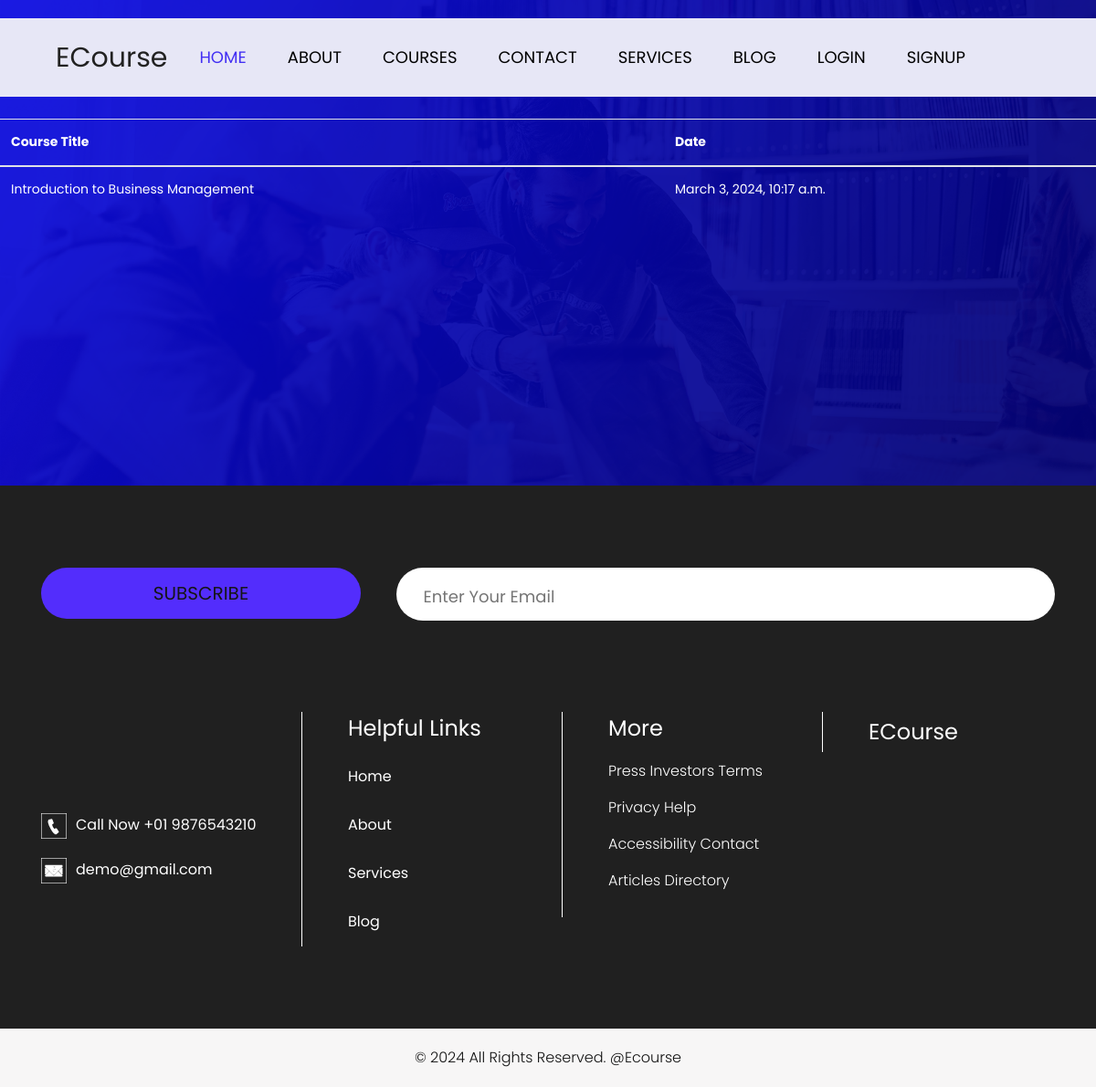
The page /user/profile/ on the database as committed earlier.
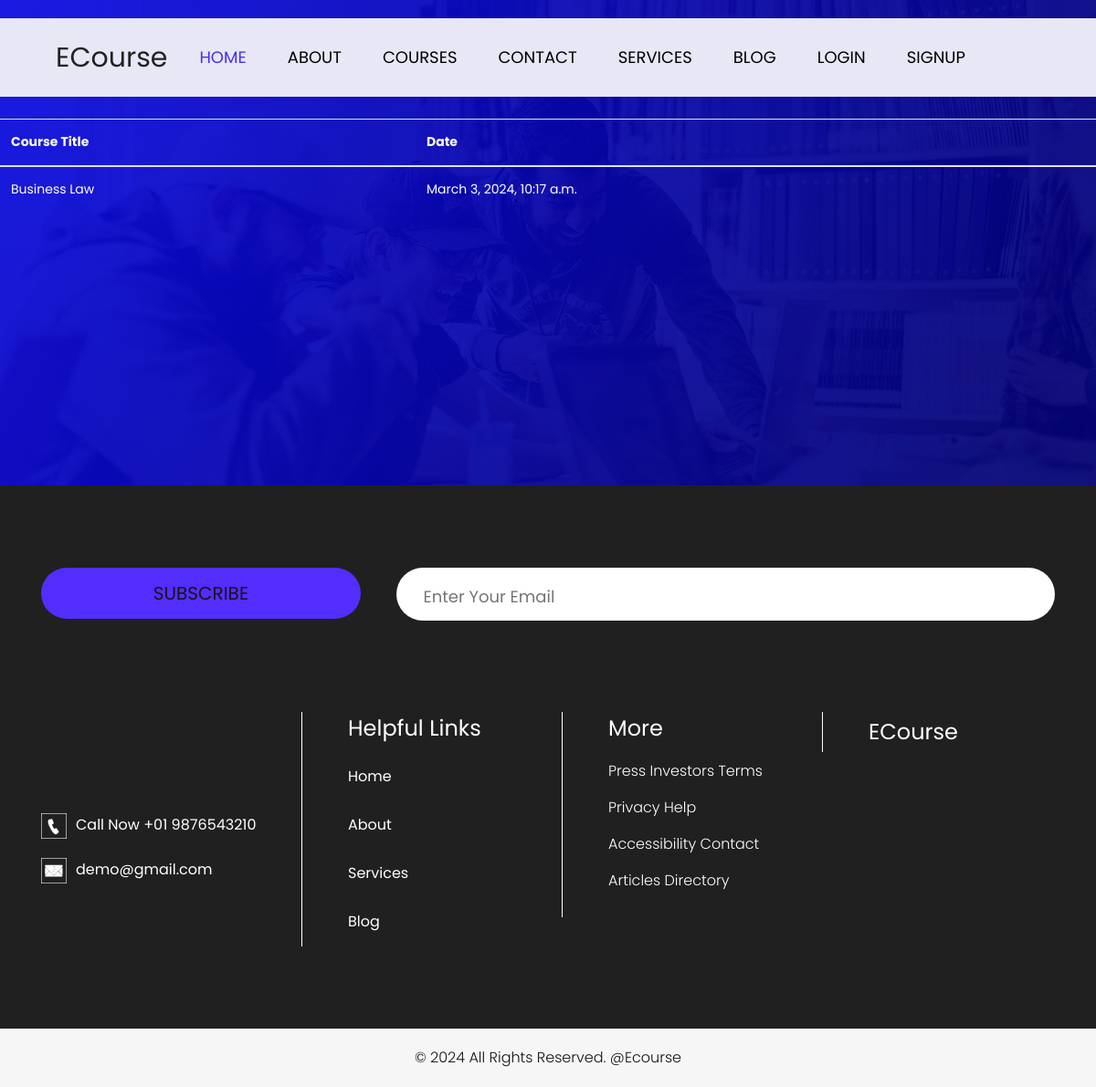
The same page on the database as committed later.
### Courses/models.py (models this page shows, shortened)
class Enroll(models.Model):
    user1 = models.ForeignKey(UserAccount,related_name='enrolls', on_delete = models.CASCADE)
    enrollment_type = models.IntegerField(choices=ENROLLMENT_TYPE, null=True)
    course = models.ForeignKey(courses, on_delete = models.CASCADE)
    enroll_date = models.DateTimeField(auto_now_add = True)

class courses(models.Model):
    name = models.CharField(max_length=60)
    description = models.TextField()
    author = models.ForeignKey(User, on_delete = models.CASCADE)
    category = models.ManyToManyField(Categori)
    image = models.ImageField(upload_to = 'media/uploads/',blank=True, null=True)
    borrowers = models.ManyToManyField(User, related_name='entrollers_course', blank=True, null=True)

### user/views.py (the view)
# urls.py: path('profile/',views.ProfileView, name = 'profile'),
def ProfileView(request,category_slug = None):
    data = courses.objects.all()
    categoryCourse = Categori.objects.all()
    enroll = Enroll.objects.all()
    if category_slug is not None:
        user_id = request.user.id
        category = Categori.objects.get(slug = category_slug)
        data = courses.objects.filter(Category = category)
        enroll = Enroll.objects.filter(id = user_id)
    return render(request, 'profile.html', {'data': data,'Enroll': enroll, 'categoryCourse': categoryCourse})

### user/templates/profile.html (shortened to what the changed rows need)
{% load crispy_forms_tags%}
{% load static %}
<!DOCTYPE html>
<html lang="en">
   <head>
      <link rel="stylesheet" type="text/css" href="https://cdnjs.cloudflare.com/ajax/libs/OwlCarousel2/2.0.0-beta.2.4/assets/owl.carousel.min.css" />
      <link rel="stylesheet" type="text/css" href="/static/css/bootstrap.min.css">
      <link rel="stylesheet" type="text/css" href="/static/css/style.css">
      <link rel="stylesheet" href="/static/css/responsive.css">
      <link rel="stylesheet" href="/static/css/jquery.mCustomScrollbar.min.css">
      <link rel="stylesheet" href="https://netdna.bootstrapcdn.com/font-awesome/4.0.3/css/font-awesome.css">
      <link rel="stylesheet" href="/static/css/owl.carousel.min.css">
      <link rel="stylesheet" href="/static/css/owl.theme.default.min.css">
      <link rel="stylesheet" href="https://cdnjs.cloudflare.com/ajax/libs/fancybox/2.1.5/jquery.fancybox.min.css" media="screen">
    </head>
   <body>
      <div class="header_section">
<div class="mb-10" style="margin-bottom: 300px;">
<table class="table mt-4">
    <thead>
      <tr>
        <th scope="col" style="color: white;">Course Title</th>
        <th scope="col" style="color: white;">Date</th>
      </tr>
    </thead>
    <tbody>
        {% for i in Enroll %}
        <tr>
          <td style="color: white;">{{i.course.name}}</td>
          <td style="color: white;">{{i.enroll_date}}</td>
        </tr>
        {% endfor %}
      </tbody>
  </table>
</div>
 </body>
</html>

Rows that differ between the two databases and show on the page:
changed through a linked row, Enroll: course.name "Introduction to Business Management" → "Business Law"
